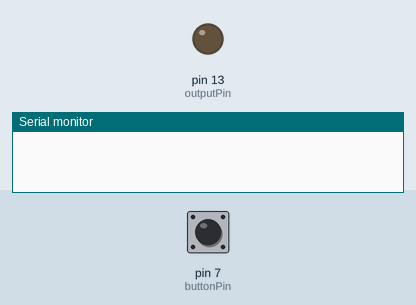
Simulated run of this sketch. Board: Arduino Uno, built with avr-gcc and run on an emulated ATmega328P. Parts: output pins drawn as LEDs (lit = HIGH), the last lines printed to the serial monitor. Inputs (shaded band) come from the test bench; at power-on: pin 7 (buttonPin) LOW.

Above: at 1.2 s.
1.3 s: pin 7 (buttonPin) pulled HIGH for 0.15 s
At 1.37 s:
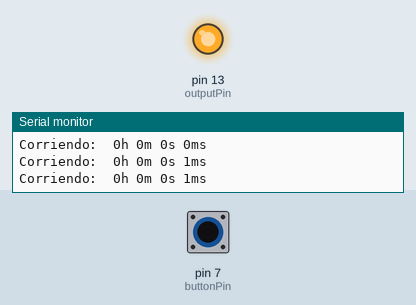
2.9 s: pin 7 (buttonPin) pulled HIGH for 3.2 s
At 7.3 s:
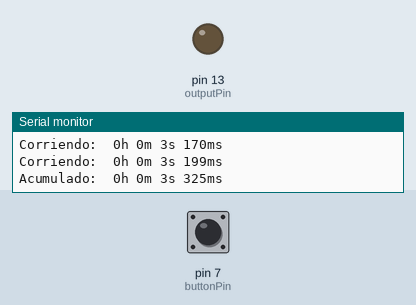
7.6 s: pin 7 (buttonPin) driven HIGH
At 8.8 s:
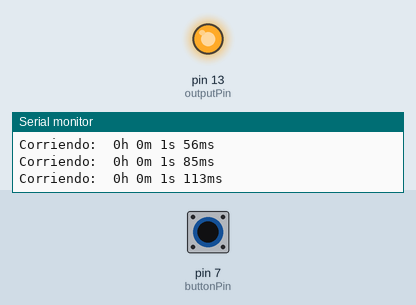
10.6 s: pin 7 (buttonPin) driven LOW
At 11.1 s:
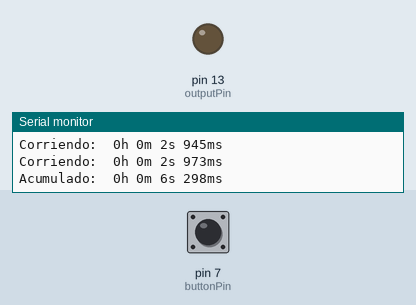
Timing chart, 0 to 13.1 s (numbered marks = the images above; inputs shaded):
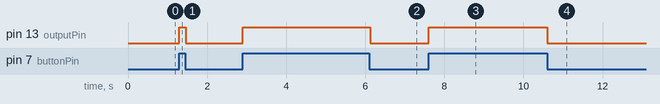

Measured:
- after the input at 1.3 s, pin 13 (outputPin): LOW → HIGH at once, → LOW 0.16 s later
- after the input at 2.9 s, pin 13 (outputPin): LOW → HIGH at once, → LOW 3.2 s later
- after the input at 7.6 s, pin 13 (outputPin): LOW → HIGH at once
- after the input at 10.6 s, pin 13 (outputPin): HIGH → LOW at once

The sketch:

cronometro.ino
```cpp
const int buttonPin = 7;
const int outputPin =  13;

int buttonState = 0;

unsigned long start, finished, elapsed, total;
boolean flag;

void setup() {
  pinMode(outputPin, OUTPUT);
  pinMode(buttonPin, INPUT);
  Serial.begin(9600);
}

void loop() {
  buttonState = digitalRead(buttonPin);

  if (buttonState == HIGH) {
    digitalWrite(outputPin, HIGH);
    finished=millis();
    elapsed=finished-start;
    //Serial.print(elapsed);
    //Serial.print("\t");
    //Serial.println(total);
    displayResult();

    flag = 1;
  } else {
    digitalWrite(outputPin, LOW);
    start = millis();

    if(flag){
      total += elapsed;
      formatMillis();
    }
    flag=0;
  }
}

void displayResult()
{
  float h,m,s,ms;
  unsigned long res;
  h=int(elapsed/3600000);
  res=elapsed%3600000;
  m=int(res/60000);
  res=res%60000;
  s=int(res/1000);
  ms=res%1000;
  Serial.print("Corriendo:\t");
  Serial.print(h,0);
  Serial.print("h ");
  Serial.print(m,0);
  Serial.print("m ");
  Serial.print(s,0);
  Serial.print("s ");
  Serial.print(ms,0);
  Serial.print("ms ");
  Serial.println();
}

void formatMillis(){
  float h,m,s,ms;
  unsigned long over;
  h=int(total/3600000);
  over=total%3600000;
  m=int(over/60000);
  over=over%60000;
  s=int(over/1000);
  ms=over%1000;
  Serial.print("Acumulado:\t");
  Serial.print(h,0);
  Serial.print("h ");
  Serial.print(m,0);
  Serial.print("m ");
  Serial.print(s,0);
  Serial.print("s ");
  Serial.print(ms,0);
  Serial.print("ms ");
  Serial.println();
}
```
